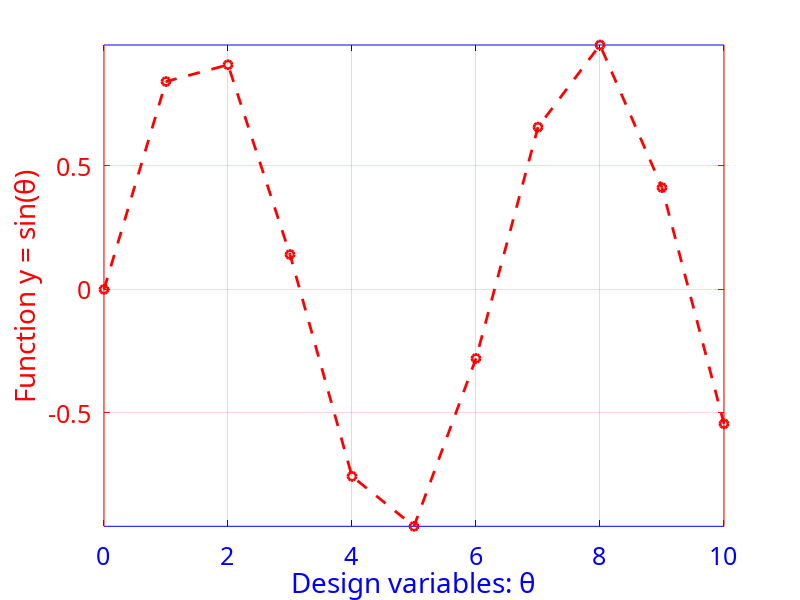

Recreate this plot in MATLAB.
%   Define the variables
theta = 0 : 10;

%   Calcualte the value of sin(x)
y = sin(theta);

%   Plot the x-y figures
figure(1);              % This command can be omitted
plot(theta, y, 'r--o', 'linewidth', 2);

%   Setting of the tick font of axis
set(gca, 'xcolor', 'b', 'ycolor', 'r', 'FontName', 'Courier 10 Pitch', 'FontSize', 18)

%   Some configuration of the plot
xlabel('Design variables: \theta', 'Color', 'b', 'FontName', 'Courier 10 Pitch', 'FontSize', 20)
%   Here you can change 'Courier 10 Pitch' to 'Arial', 'Times New Roman'
%   etc.
ylabel('Function y = sin(\theta)', 'color', 'r', 'FontName', 'Courier 10 Pitch', 'FontSize', 20)

%   Setting of axis
axis on
axis tight

%   Setting of background
set(1, 'color', 'w')

%   Open the grid
grid on

%   Open the box
box on